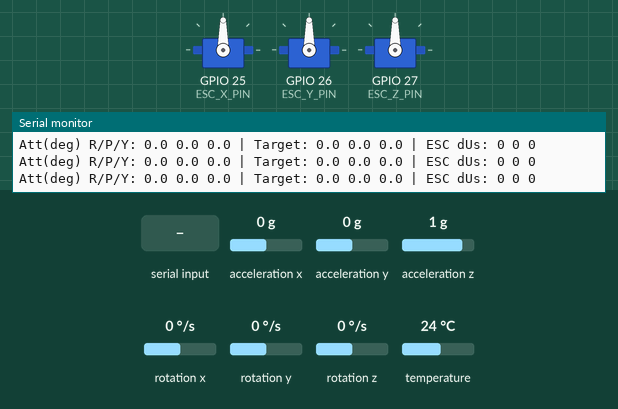
Bench run of a sketch on a simulated ESP32. Parts: 3 × servo, the last lines printed to the serial monitor. The test bench sets the inputs (shaded band); at power-on: acceleration x 0 g, acceleration z 1 g, rotation x 0 °/s, acceleration y 0 g, rotation y 0 °/s, rotation z 0 °/s, temperature 24 °C.

Above: at 4.2 s.
4.3 s: acceleration x set to -1.4 g
At 5.1 s:
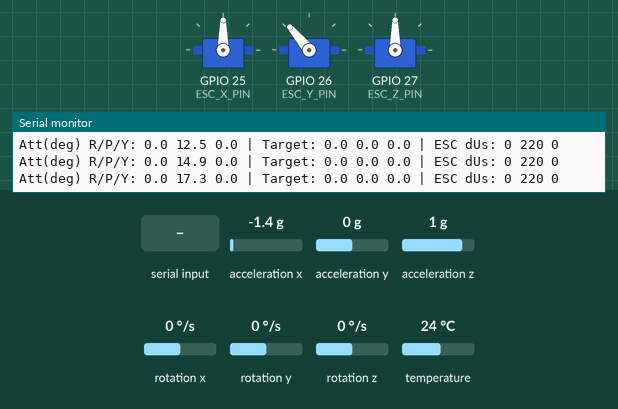
6.2 s: "90 45 200\n" received over Serial
At 6.97 s:
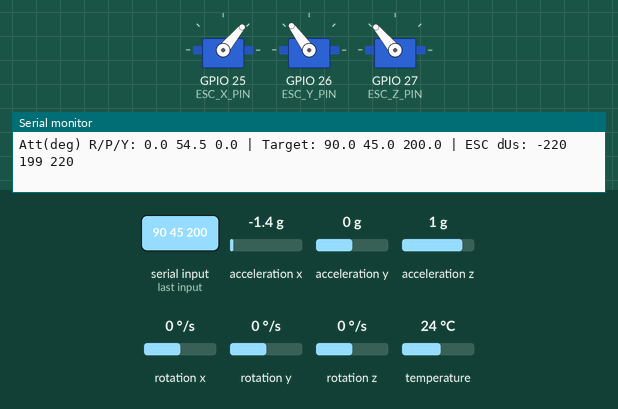
9.2 s: acceleration z set to -1.4 g
At 12.0 s:
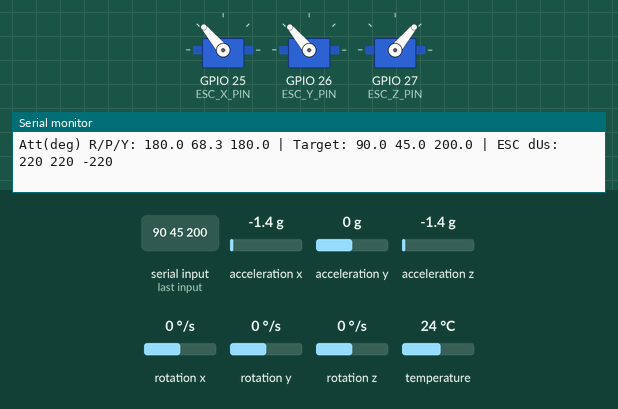
12.2 s: rotation x set to -192 °/s
At 14.12 s:
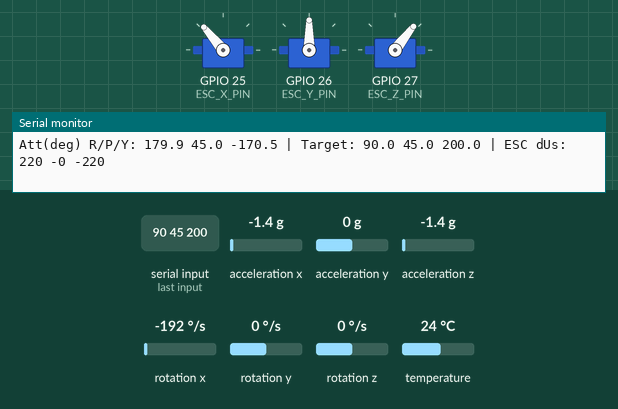
15.2 s: acceleration y set to 0.8 g
At 17.3 s:
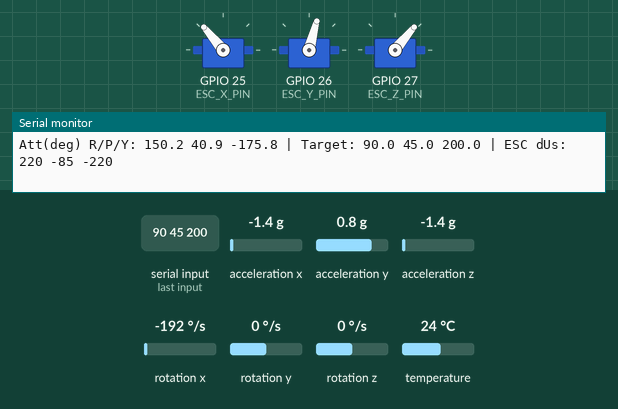
18.2 s: rotation y set to -192 °/s
At 18.49 s:
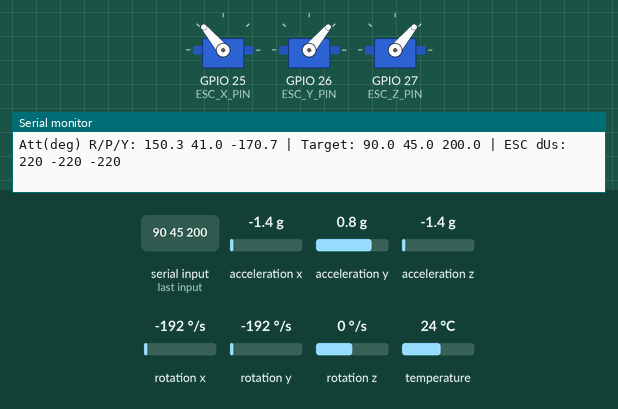
Timing chart, 0 to 24.0 s (numbered marks = the images above; inputs shaded):
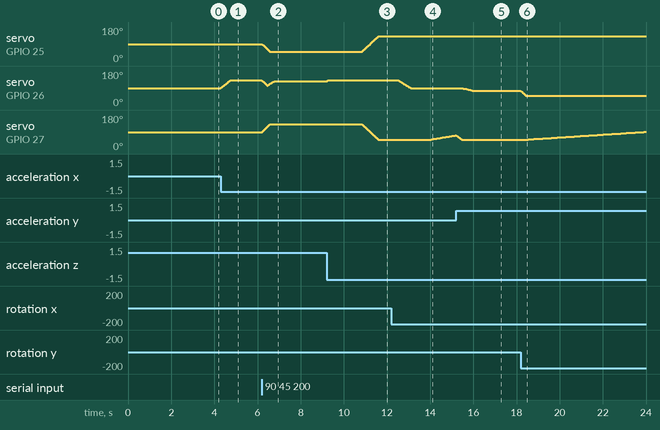

The sketch:

Server.ino
```cpp
/*******************************************************
  3 Reaction Wheel Attitude Controller (ESP32 DevKit v1 + 3 ESC + MPU6050)

  - estimator -> attitude PID -> wheel command (ESC pulse)
  - targets default to (0,0,0) deg; you can set via Serial:  r p y
  - ESC outputs are centered at 1500us (neutral), +/- command adds/subtracts
*******************************************************/

#include <Wire.h>
#include <Adafruit_MPU6050.h>
#include <Adafruit_Sensor.h>
#include <MadgwickAHRS.h>
#include <ESP32Servo.h>

Adafruit_MPU6050 mpu;
Madgwick filter;

/* ESC signal pins */
static const int ESC_X_PIN = 25;
static const int ESC_Y_PIN = 26;
static const int ESC_Z_PIN = 27;

/* Servo objects (ESC uses servo pulses) */
Servo escX, escY, escZ;

/* ESC pulse config (most ESCs: 1000-2000us, neutral 1500us) */
static const int ESC_MIN_US     = 1000;
static const int ESC_MAX_US     = 2000;
static const int ESC_NEUTRAL_US = 1500;

/* Controller gains (start here; you WILL tune) */
float Kp_att = 3.0f;
float Ki_att = 0.0f;
float Kd_att = 0.35f;

/* Targets (deg) */
volatile float targetRollDeg  = 0.0f;
volatile float targetPitchDeg = 0.0f;
volatile float targetYawDeg   = 0.0f;

/* Estimated attitude (rad) */
float roll = 0, pitch = 0, yaw = 0;

/* Body rates (rad/s) */
float pRate = 0, qRate = 0, rRate = 0;

/* Integrators */
float intRoll = 0, intPitch = 0, intYaw = 0;

/* Safety / scaling */
float intClamp = 0.35f;          // rad*s clamp for integral
float maxCmdUs = 220.0f;         // max +/- around neutral
float cmdSlewUsPerSec = 600.0f;  // how fast command can change (us/sec)

/* Output command (us delta from neutral), after slew limiting */
float outX_us = 0, outY_us = 0, outZ_us = 0;

unsigned long lastUs = 0;

static inline float clampf(float x, float lo, float hi) {
  if (x < lo) return lo;
  if (x > hi) return hi;
  return x;
}
static inline float deg2rad(float d) { return d * 0.01745329252f; }
static inline float rad2deg(float r) { return r * 57.2957795131f; }

static inline float wrapPi(float a) {
  while (a >  3.14159265f) a -= 2.0f * 3.14159265f;
  while (a < -3.14159265f) a += 2.0f * 3.14159265f;
  return a;
}

/* Read IMU + update attitude estimate */
void updateIMU(float dt) {
  sensors_event_t a, g, temp;
  mpu.getEvent(&a, &g, &temp);

  pRate = g.gyro.x;
  qRate = g.gyro.y;
  rRate = g.gyro.z;

  filter.updateIMU(
    pRate, qRate, rRate,
    a.acceleration.x,
    a.acceleration.y,
    a.acceleration.z
  );

  roll  = filter.getRollRadians();
  pitch = filter.getPitchRadians();
  yaw   = filter.getYawRadians();
}

/* Attitude PID -> wheel command deltas (us) */
void attitudeController(float dt, float &ux, float &uy, float &uz) {
  float rRef = deg2rad(targetRollDeg);
  float pRef = deg2rad(targetPitchDeg);
  float yRef = deg2rad(targetYawDeg);

  float er = wrapPi(rRef - roll);
  float ep = wrapPi(pRef - pitch);
  float ey = wrapPi(yRef - yaw);

  intRoll  = clampf(intRoll  + er * dt, -intClamp, intClamp);
  intPitch = clampf(intPitch + ep * dt, -intClamp, intClamp);
  intYaw   = clampf(intYaw   + ey * dt, -intClamp, intClamp);

  // derivative: use gyro rates (negative feedback on rate)
  float dr = -pRate;
  float dp = -qRate;
  float dy = -rRate;

  float tx = Kp_att * er + Ki_att * intRoll  + Kd_att * dr;
  float ty = Kp_att * ep + Ki_att * intPitch + Kd_att * dp;
  float tz = Kp_att * ey + Ki_att * intYaw   + Kd_att * dy;

  // Map "torque-like" command -> ESC microseconds delta
  // The scale factor is embedded in Kp/Kd; we just clamp to safe pulse range.
  ux = clampf(-tx * 400.0f, -maxCmdUs, maxCmdUs);
  uy = clampf(-ty * 400.0f, -maxCmdUs, maxCmdUs);
  uz = clampf(-tz * 400.0f, -maxCmdUs, maxCmdUs);
}

/* Slew limit command in us */
float slewLimit(float prev, float target, float dt, float rateUsPerSec) {
  float maxStep = rateUsPerSec * dt;
  float step = clampf(target - prev, -maxStep, maxStep);
  return prev + step;
}

/* Write pulses to ESCs */
void writeESC(float ux, float uy, float uz) {
  int px = (int)clampf(ESC_NEUTRAL_US + ux, ESC_MIN_US, ESC_MAX_US);
  int py = (int)clampf(ESC_NEUTRAL_US + uy, ESC_MIN_US, ESC_MAX_US);
  int pz = (int)clampf(ESC_NEUTRAL_US + uz, ESC_MIN_US, ESC_MAX_US);

  escX.writeMicroseconds(px);
  escY.writeMicroseconds(py);
  escZ.writeMicroseconds(pz);
}

/* Set targets via Serial:  r p y   (degrees) */
void handleSerialTargets() {
  if (!Serial.available()) return;

  String s = Serial.readStringUntil('\n');
  s.trim();
  if (s.length() == 0) return;

  float r, p, y;
  int n = sscanf(s.c_str(), "%f %f %f", &r, &p, &y);
  if (n == 3) {
    targetRollDeg  = r;
    targetPitchDeg = p;
    targetYawDeg   = y;
  }
}

void armESCs() {
  // Most ESCs arm at low throttle. For bidirectional ESCs, neutral is often 1500us.
  // This keeps neutral for a while so they initialize.
  writeESC(0, 0, 0);
  delay(3000);
}

void setup() {
  Serial.begin(115200);
  Wire.begin(); // SDA=21, SCL=22 on DevKit v1

  if (!mpu.begin()) {
    while (true) delay(1000);
  }

  mpu.setAccelerometerRange(MPU6050_RANGE_8_G);
  mpu.setGyroRange(MPU6050_RANGE_500_DEG);
  mpu.setFilterBandwidth(MPU6050_BAND_21_HZ);

  filter.begin(200.0f);

  // ESP32Servo: attach with explicit min/max to match ESC range
  escX.attach(ESC_X_PIN, ESC_MIN_US, ESC_MAX_US);
  escY.attach(ESC_Y_PIN, ESC_MIN_US, ESC_MAX_US);
  escZ.attach(ESC_Z_PIN, ESC_MIN_US, ESC_MAX_US);

  armESCs();

  lastUs = micros();
}

void loop() {
  handleSerialTargets();

  unsigned long nowUs = micros();
  float dt = (nowUs - lastUs) * 1e-6f;
  if (dt < 0.002f) return;     // ~500 Hz cap
  if (dt > 0.05f) dt = 0.05f;  // clamp on stalls
  lastUs = nowUs;

  updateIMU(dt);

  float ux_cmd, uy_cmd, uz_cmd;
  attitudeController(dt, ux_cmd, uy_cmd, uz_cmd);

  outX_us = slewLimit(outX_us, ux_cmd, dt, cmdSlewUsPerSec);
  outY_us = slewLimit(outY_us, uy_cmd, dt, cmdSlewUsPerSec);
  outZ_us = slewLimit(outZ_us, uz_cmd, dt, cmdSlewUsPerSec);

  writeESC(outX_us, outY_us, outZ_us);

  static float tPrint = 0;
  tPrint += dt;
  if (tPrint > 0.1f) {
    tPrint = 0;
    Serial.print("Att(deg) R/P/Y: ");
    Serial.print(rad2deg(roll), 1); Serial.print(" ");
    Serial.print(rad2deg(pitch), 1); Serial.print(" ");
    Serial.print(rad2deg(yaw), 1);
    Serial.print(" | Target: ");
    Serial.print(targetRollDeg, 1); Serial.print(" ");
    Serial.print(targetPitchDeg, 1); Serial.print(" ");
    Serial.print(targetYawDeg, 1);
    Serial.print(" | ESC dUs: ");
    Serial.print(outX_us, 0); Serial.print(" ");
    Serial.print(outY_us, 0); Serial.print(" ");
    Serial.println(outZ_us, 0);
  }
}
```

Measured:
- after the input at 4.3 s, servo on GPIO 26 (ESC_Y_PIN): moves from 90° to 130° over 0.43 s, starting at once
- after the input at 6.2 s, servo on GPIO 25 (ESC_X_PIN): moves from 90° to 50° over 0.35 s, starting at once; servo on GPIO 27 (ESC_Z_PIN): moves from 90° to 130° over 0.35 s, starting at once
- after the input at 9.2 s, servo on GPIO 25 (ESC_X_PIN): moves from 50° to 130° over 0.73 s, starting after 1.7 s; servo on GPIO 27 (ESC_Z_PIN): moves from 130° to 50° over 0.73 s, starting after 1.7 s
- after the input at 12.2 s, servo on GPIO 27 (ESC_Z_PIN): moves from 50° to 72° over 1.1 s, starting after 1.8 s
- after the input at 15.2 s, servo on GPIO 26 (ESC_Y_PIN): moves from 90° to 75° over 0.64 s, starting after 0.13 s
- after the input at 18.2 s, servo on GPIO 26 (ESC_Y_PIN): moves from 75° to 50° over 0.22 s, starting at once
